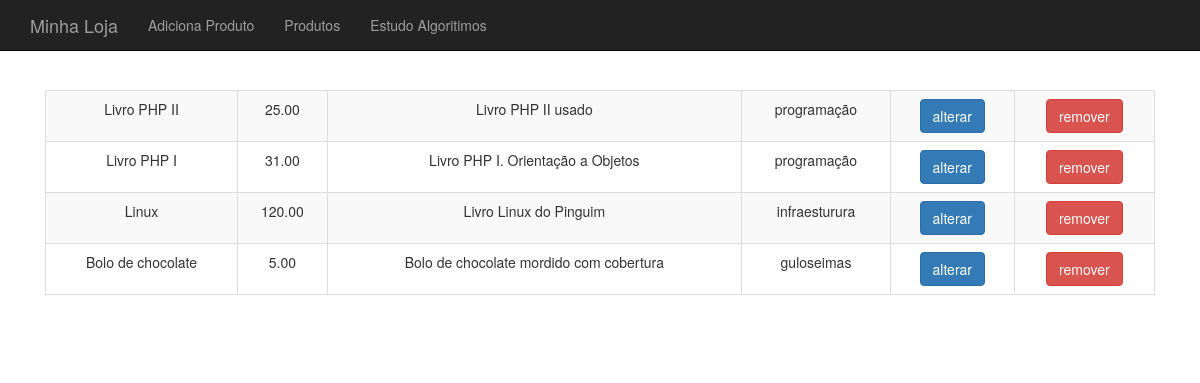
The app's page /produto-lista.php with its own data.
### tables this page shows
CREATE TABLE `produtos` (
  `id` int(11) NOT NULL,
  `nome` varchar(255) DEFAULT NULL,
  `preco` decimal(10,2) DEFAULT NULL,
  `descricao` text,
  `categoria_id` int(11) DEFAULT NULL,
  `usado` tinyint(1) DEFAULT '0'
);

CREATE TABLE `categorias` (
  `id` int(11) NOT NULL,
  `nome` varchar(255) DEFAULT NULL
);

### banco-produto.php (called while the page is built, shortened)
<?php
function listaProdutos($conexao) {
    $produtos = array();
    $resultado = mysqli_query($conexao,
    "select p.*, c.nome as categoria_nome
    from produtos as p
    join categorias as c
    on p.categoria_id = c.id");
    while($produto = mysqli_fetch_assoc($resultado)) {
        array_push($produtos, $produto);
    }
    return $produtos;
}

### produto-lista.php (the view, shortened to what this page needs)
<?php include("cabecalho.php");
      include("conecta.php");
      include("banco-produto.php"); ?>
<table class="table table-striped table-bordered">
    <?php
        $produtos = listaProdutos($conexao);
        foreach($produtos as $produto) :
    ?>
    <tr>
        <td><?= $produto['nome'] ?></td>
        <td><?= $produto['preco'] ?></td>
        <td><?= substr($produto['descricao'], 0, 40) ?></td>
        <td><?= $produto['categoria_nome'] ?></td>
        <td><a class="btn btn-primary" href="produto-altera-formulario.php?id=<?=$produto['id']?>">alterar</a></td>
        <td>
            <form action="remove-produto.php" method="post">
                <button class="btn btn-danger">remover</button>
            </form>
        </td>
    </tr>
    <?php
        endforeach
    ?>
</table>
<?php include("rodape.php"); ?>

### cabecalho.php (shortened to what this page needs)
<!DOCTYPE HTML>
<html lang="pt-br">
<head>
    <link href="css/bootstrap.css" rel="stylesheet" />
    <link href="css/loja.css" rel="stylesheet" />
</head>
<body>
    <div class="navbar navbar-inverse navbar-fixed-top">
        <div class="container">
            <div class="navbar-header">
                <a href="index.php" class="navbar-brand">Minha Loja</a>
            </div>
            <div>
                <ul class="nav navbar-nav">
                    <li><a href="produto-formulario.php">Adiciona Produto</a></li>
                    <li><a href="produto-lista.php">Produtos</a></li>
                    <li><a href="algoritimos.php">Estudo Algoritimos</a></li>
                </ul>
            </div>
        </div>
    </div>
    <div class="container">
    <div class="principal">

### rodape.php
        </div>
    </div>
</body>
</html>

### css/loja.css (style rules this page uses)
body { padding-top: 50px; }
.principal { padding: 40px 15px; text-align: center; }

### records on screen
produtos: nome "Livro PHP II", preco "25.00", descricao "Livro PHP II usado", categoria.nome "programação"
produtos: nome "Livro PHP I", preco "31.00", descricao "Livro PHP I. Orientação a Objetos", categoria.nome "programação"
produtos: nome "Linux", preco "120.00", descricao "Livro Linux do Pinguim", categoria.nome "infraesturura"
produtos: nome "Bolo de chocolate", preco "5.00", descricao "Bolo de chocolate mordido com cobertura", categoria.nome "guloseimas"
